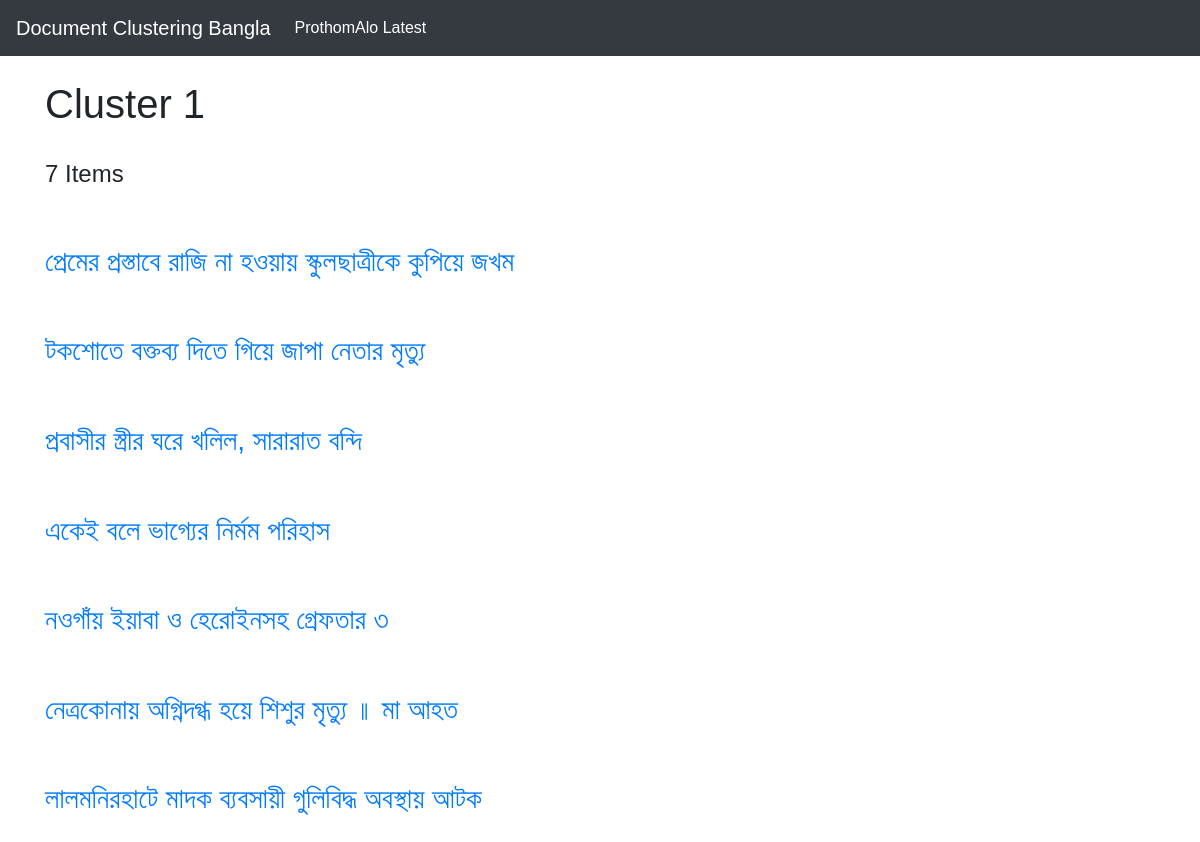
/1/, run on the app's committed database.
### blog/models.py (models this page shows, shortened)
class Cluster(models.Model):
    cluster_no = models.IntegerField(default=0, unique=True)
    item_count = models.IntegerField(default = 0)
    total_unit = models.IntegerField(default = 0)

class Article(models.Model):
    cluster = models.ForeignKey(Cluster, on_delete=models.CASCADE)
    headline = models.CharField(max_length = 200)
    content = models.CharField(max_length=2000,null=True, unique=True)

### blog/views.py (the view)
# urls.py: path('<int:c_no>/', views.detail, name = 'detail'),
def detail(request, c_no):
    try:
        cluster = Cluster.objects.get(cluster_no = c_no)
    except Cluster.DoesNotExist :
        raise Http404("The Item Does not Exist")
    return render(request, 'detail.html', {'cluster' : cluster})

### blog/templates/detail.html (shortened to what this page needs)
{% extends 'base.html' %}
{% block body %}
<h1>Cluster {{cluster.cluster_no}}</h1>
<br>
<h4>{{cluster.article_set.all.count}} Items</h4>
<br>
<br>
{% for article in cluster.article_set.all %}
<article>
    <h3>
        <a href="{% url 'blog:article' article.id %}">{{article.headline}}</a>
    </h3>
    <br><br>
</article>
{% endfor %}
{% endblock %}

### blog/templates/base.html (shortened to what this page needs)
<!DOCTYPE html>
<html>
  <head>
  </head>
  {% load static %}
  <link rel="stylesheet" type="text/css" href="{% static '/css/style.css' %}"/>
  <link rel="stylesheet" type="text/css" href="{% static '/css/bootstrap.min.css' %}"/>
  <link rel="stylesheet" type="text/css" href="{% static '/css/tabs.css' %}"/>
  <body>
    <nav class="navbar navbar-expand navbar-dark bg-dark">
  <a class="navbar-brand" href="{% url 'blog:index' %}">Document Clustering Bangla</a>
  <div class="collapse navbar-collapse" id="navbarsExample02">
    <ul class="navbar-nav mr-auto">
      <li class="nav-item active">
        <a class="nav-link" href="{% url 'blog:viewprothomalo' %}"sr-only">ProthomAlo Latest</span></a>
      </li>
    </ul>
  </div>
</nav>
    <br>
    <div class="container">
      {% block body %}
      {% endblock%}
    </div>
  </body>
</html>

### blog/static/css/tabs.css (style rules this page uses)
body, html { height: 100%; margin: 0; font-family: Arial; }

### data on the page
Cluster: cluster_no "1", article_set.all.count "7"
Article: headline "প্রেমের প্রস্তাবে রাজি না হওয়ায় স্কুলছাত্রীকে কুপিয়ে জখম"
Article: headline "টকশোতে বক্তব্য দিতে গিয়ে জাপা নেতার মৃত্যু"
Article: headline "প্রবাসীর স্ত্রীর ঘরে খলিল, সারারাত বন্দি"
Article: headline "একেই বলে ভাগ্যের নির্মম পরিহাস"
Article: headline "নওগাঁয় ইয়াবা ও হেরোইনসহ গ্রেফতার ৩"
Article: headline "নেত্রকোনায় অগ্নিদগ্ধ হয়ে শিশুর মৃত্যু ॥ মা আহত"
Article: headline "লালমনিরহাটে মাদক ব্যবসায়ী গুলিবিদ্ধ অবস্থায় আটক"
